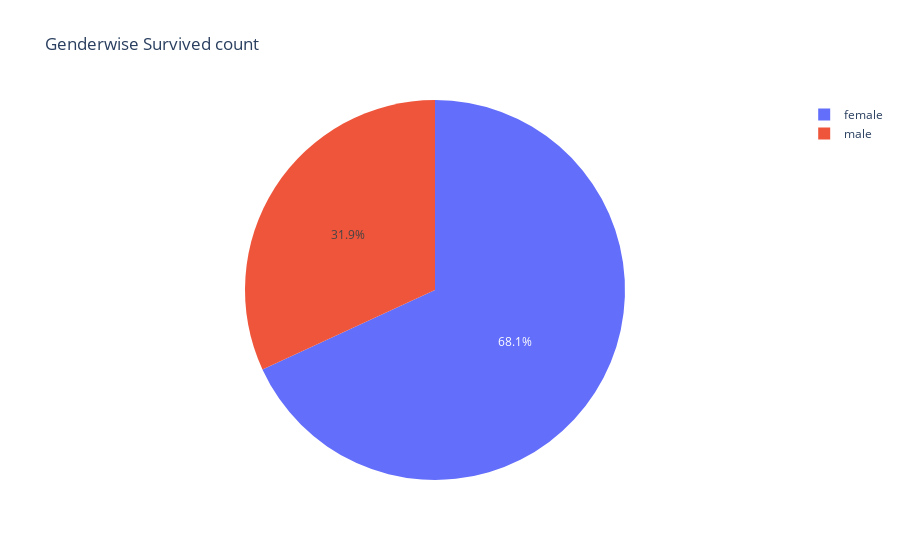

Notebook code for this chart:
### Code cell
#Survived count according to Gender of passengers
fig = px.pie(train_df, values='Survived', names='Sex',title='Genderwise Survived count')
fig.show()

### Figure 1 — Plotly figure (JSON) as saved in the notebook; plotly's stock layout.template omitted (floating-point values rounded to 4 significant figures; data arrays with more than 128 entries replaced by an {"elided": "..."} marker saying what was removed)
{"data": [{"domain": {"x": [0, 1], "y": [0, 1]}, "hovertemplate": "Sex=%{label}<br>Survived=%{value}<extra></extra>", "labels": {"elided": "891 str values"}, "legendgroup": "", "name": "", "showlegend": true, "type": "pie", "values": {"elided": "891 int values"}}], "layout": {"autosize": true, "legend": {"tracegroupgap": 0}, "title": {"text": "Genderwise Survived count"}}}
